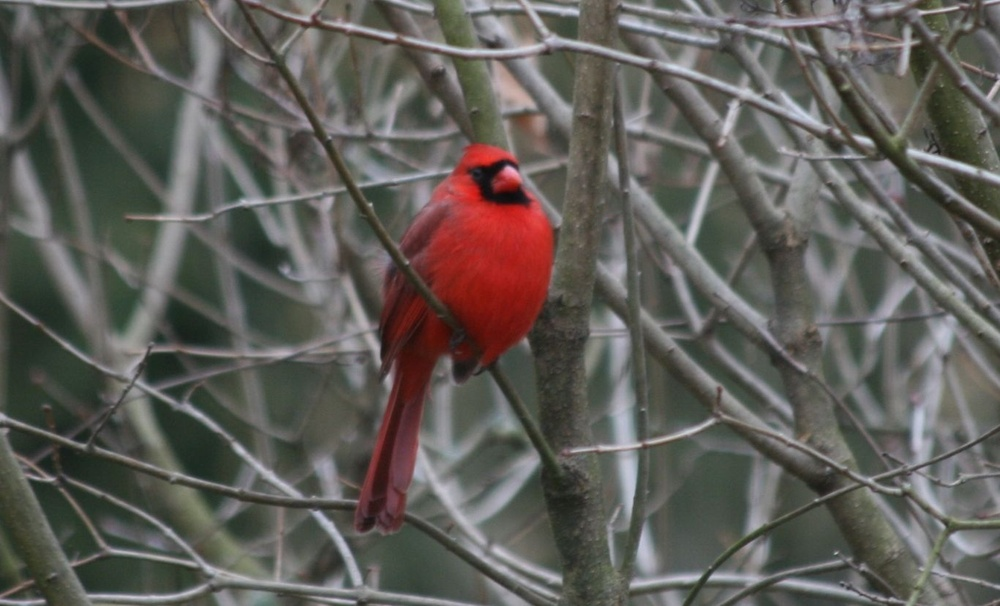
%> input picture ComputerVision/HW3/Cardinal1.jpg, 1000 x 606 px, shrunk from 1367 x 829 before the run
$ octave CV_HW3_CARDINAL_JURMAN.m   (GNU Octave 9; MATLAB toolbox functions it lacks are replaced by stand-ins)
%> lines starting %> are read from the running program, lines starting %| are printed output that depends on the picture
I = imread('Cardinal1.jpg');
%> I is the input picture: size 606x1000x3 uint8; mean R, G, B 95.7, 93.1, 88
I = rgb2gray(I);
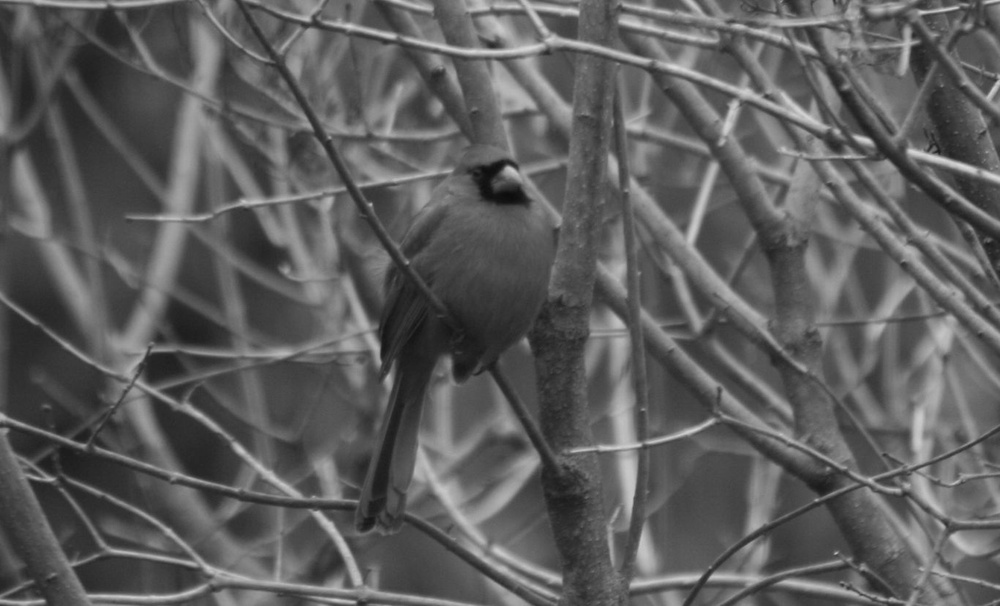
%> I: size 606x1000 uint8; min 12, max 221, mean 93.3
I = im2double(I);
%> I: size 606x1000 double
%figure;

subplot(2, 3, 1), imshow(I), title('Original')

filter = fspecial('prewitt');
Ip = imfilter(I, filter);
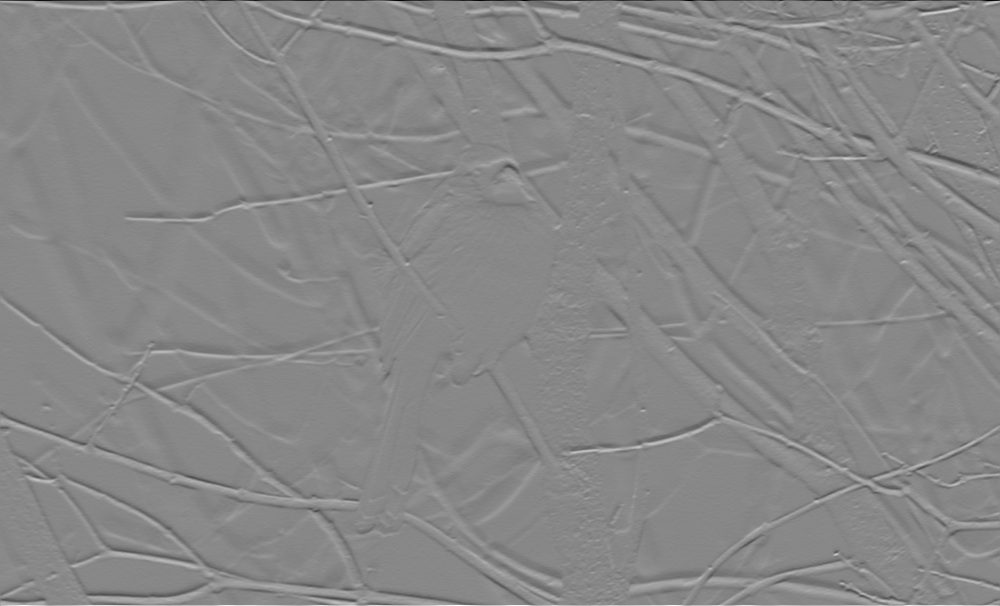
%> Ip: size 606x1000 double; min -2.34, max 2.05, mean 0.000316; drawn with min black and max white
subplot(2, 3, 2), imshow(Ip), title('Prewitt Filter')
%> after `imshow(Ip)`:
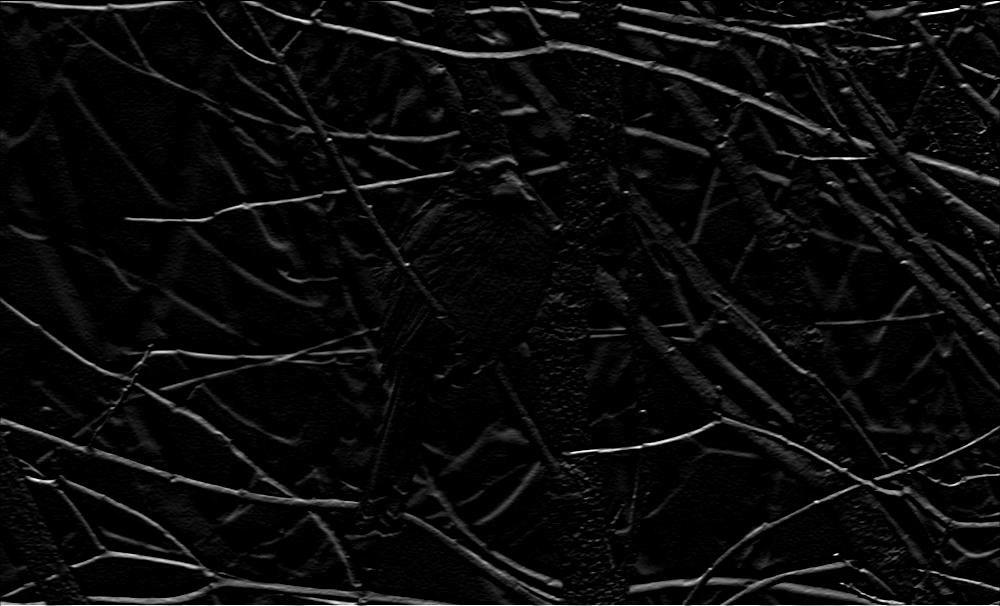
%> displayed picture: size 606x1000, on the screen's scale of 0 to 255; min 0, max 255, mean 11.1

filter = fspecial('sobel');
Is = imfilter(I, filter);
subplot(2, 3, 3), imshow(Is), title('Sobel Filter')
%> after `imshow(Is)`:
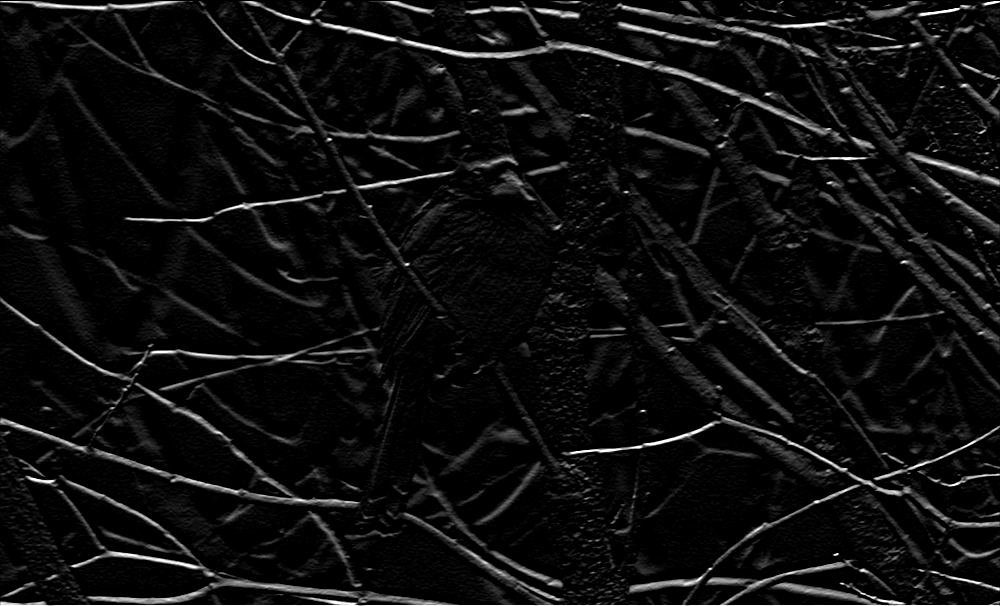
%> displayed picture: size 606x1000, on the screen's scale of 0 to 255; min 0, max 255, mean 14.8

Ic = edge(I, 'canny', [0.20 0.31], 3);
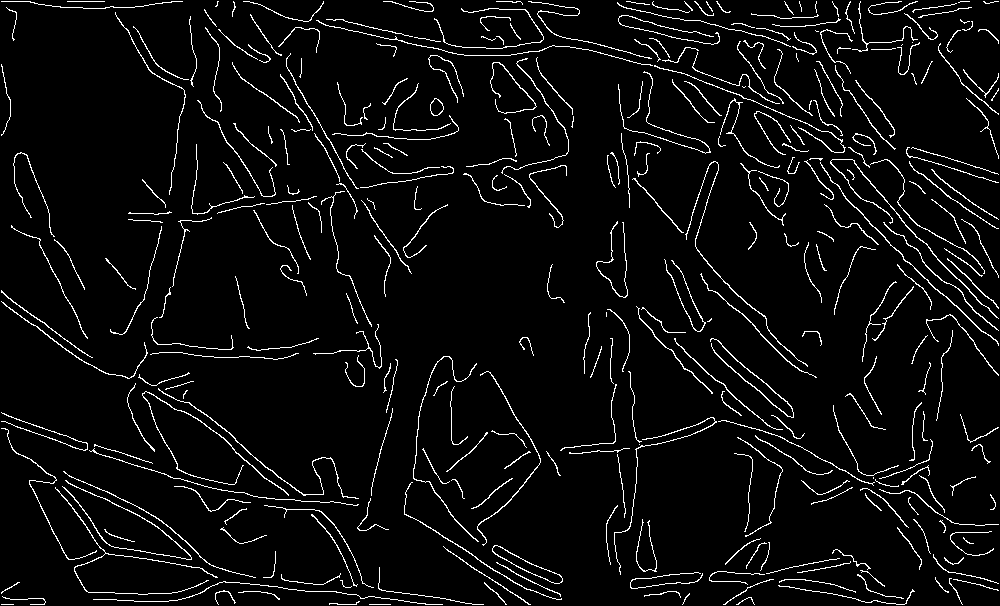
%> Ic: size 606x1000 logical; 4.9% white in thin lines or dots
subplot(2, 3, 4), imshow(Ic), title('Canny Filter [0.20 0.31], 3')

Il = edge(I, 'log', 0.00050, 4);
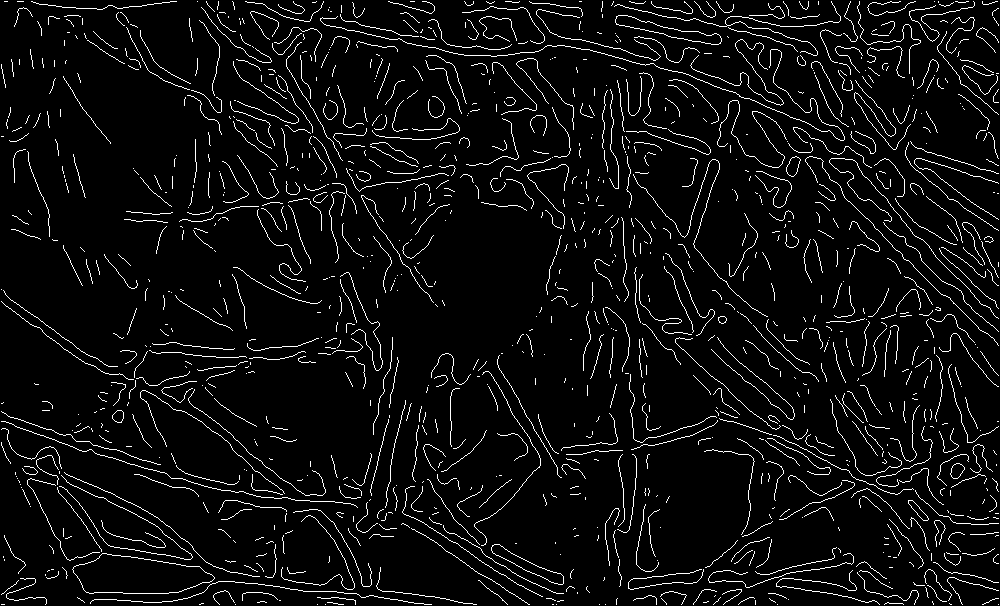
%> Il: size 606x1000 logical; 5.3% white in thin lines or dots
subplot(2, 3, 5), imshow(Il), title('LoG Filter (0.00050, 4)')

$ run again, with ComputerVision/HW3/BlackAndWhiteBird.jpg copied over ComputerVision/HW3/Cardinal1.jpg
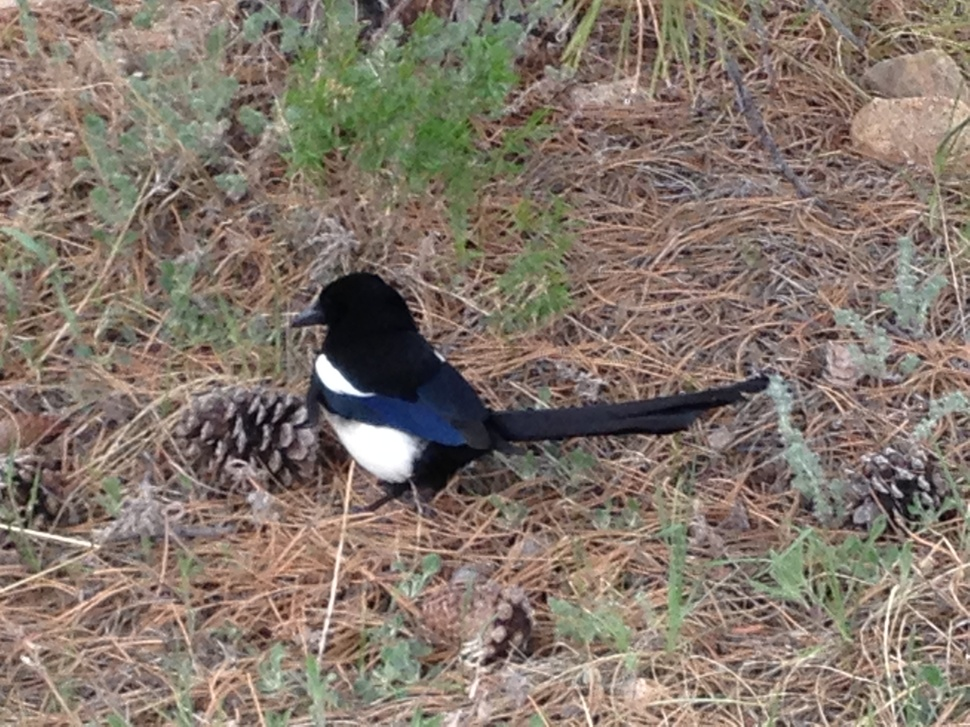
%> input picture ComputerVision/HW3/BlackAndWhiteBird.jpg, 970 x 727 px, shrunk from 3264 x 2448 before the run
%> I is the input picture: size 727x970x3 uint8; mean R, G, B 131.4, 118.2, 107
%> `Ic = edge(I, 'canny', [0.20 0.31], 3);`:
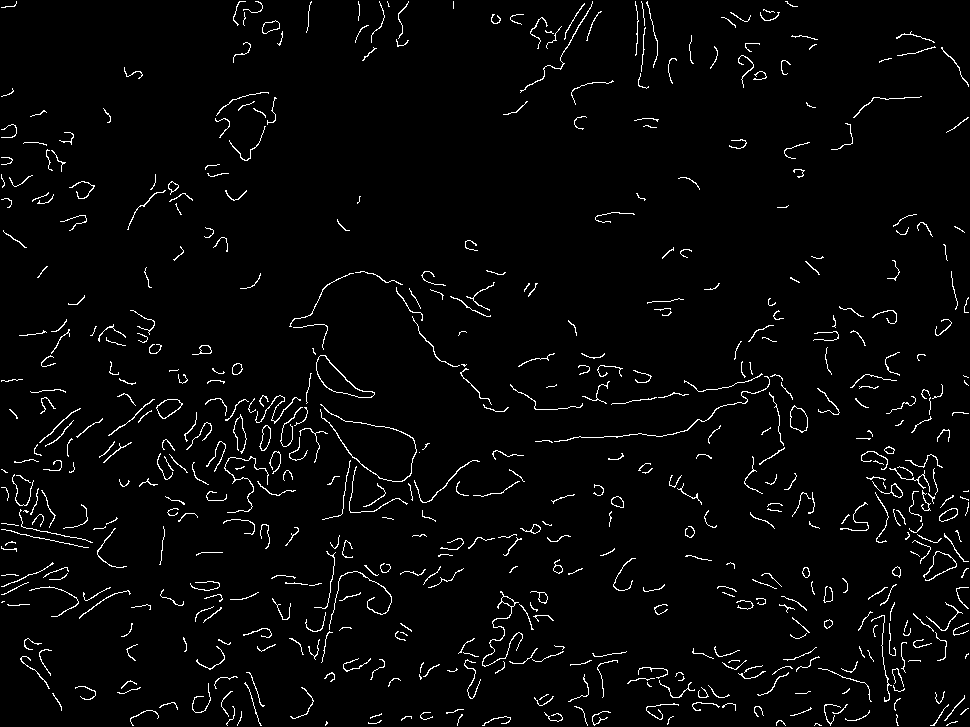
%> Ic: size 727x970 logical; 3% white in thin lines or dots
%> `Il = edge(I, 'log', 0.00050, 4);`:
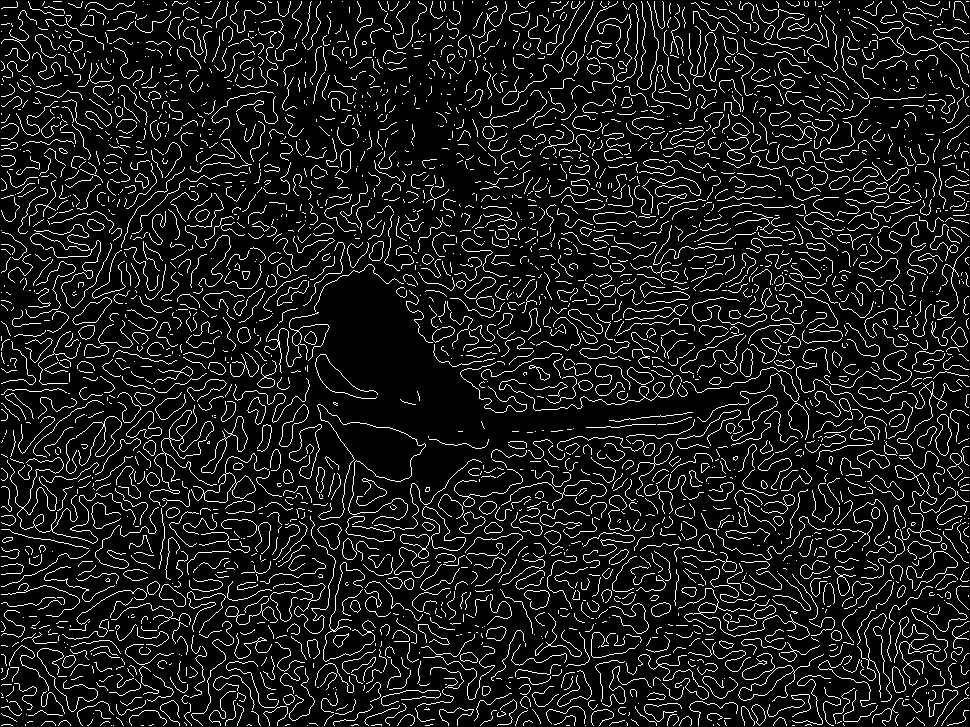
%> Il: size 727x970 logical; 10.1% white in thin lines or dots
